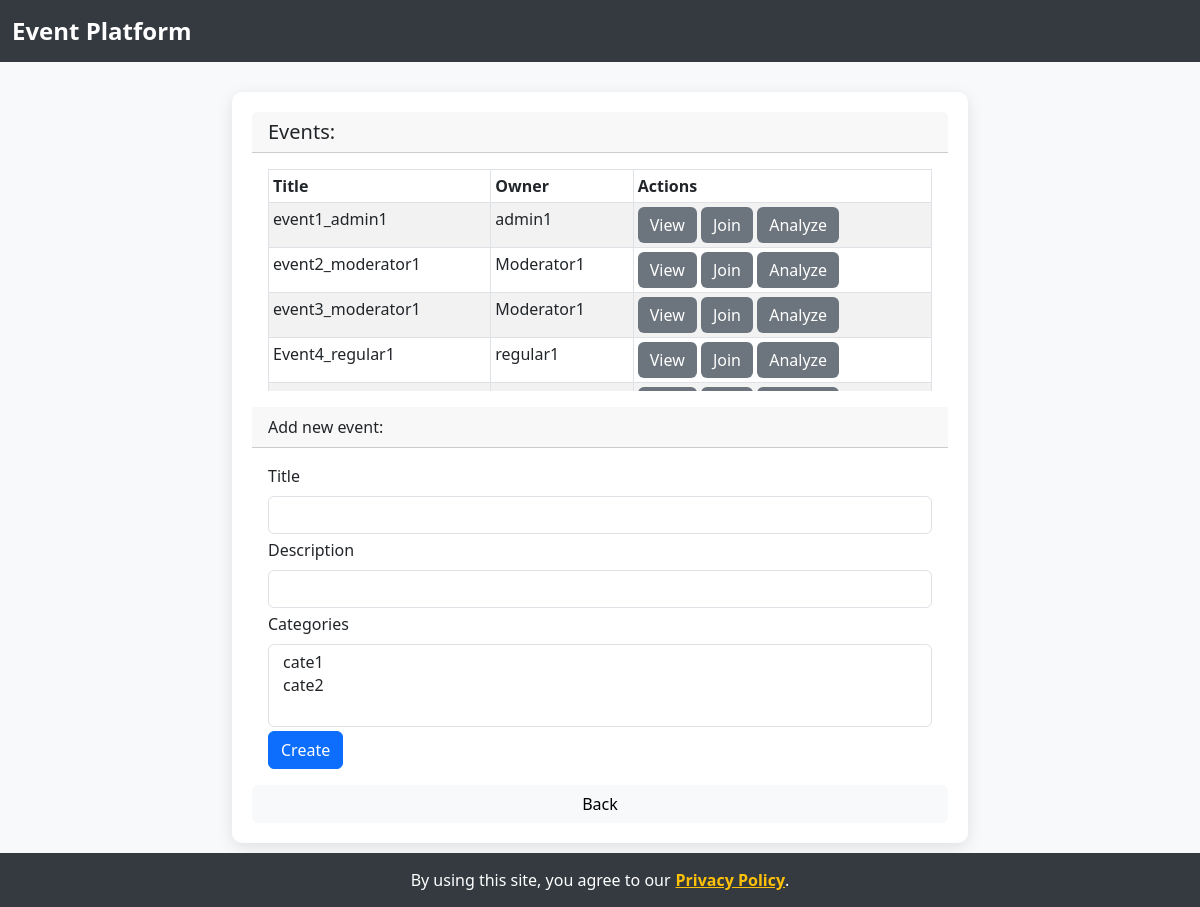
Before: /events with the older database file.
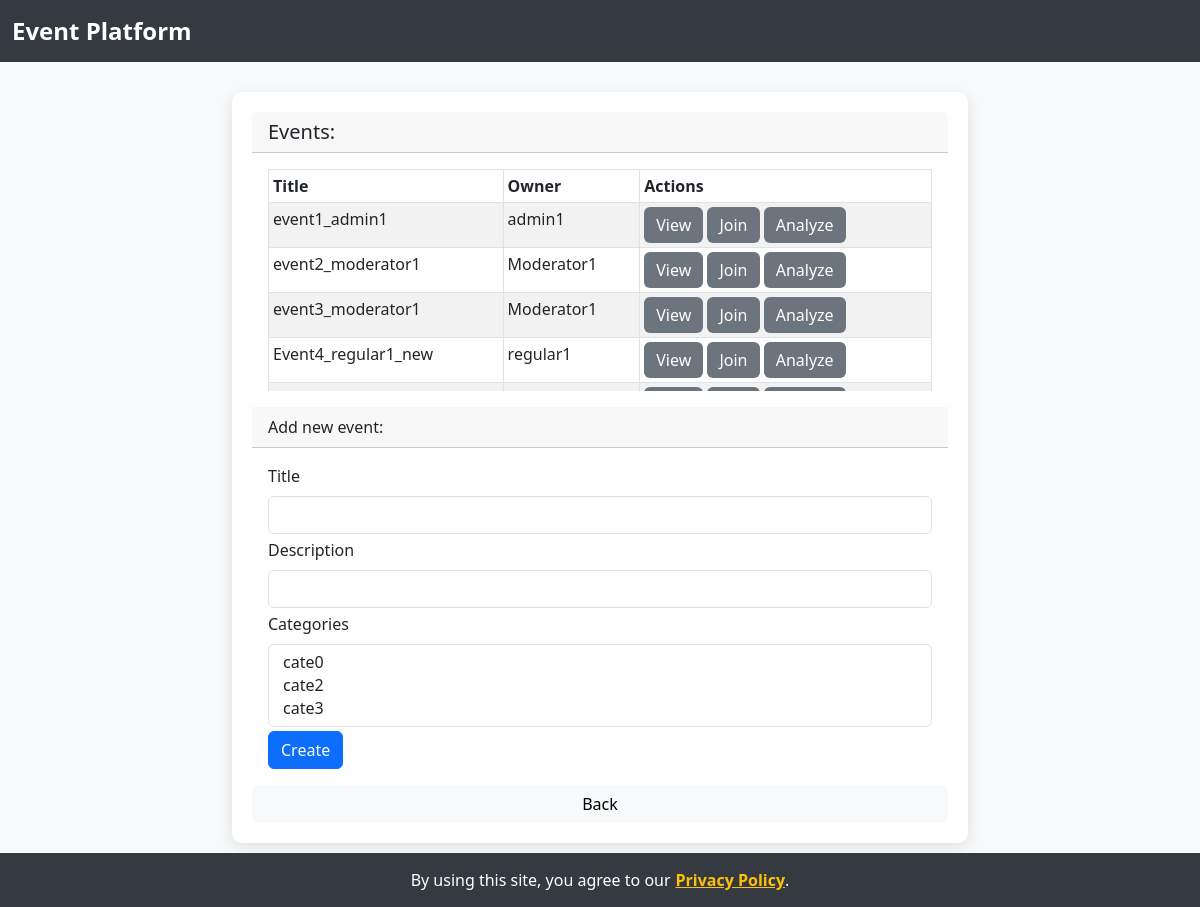
After: the same page with the newer database file.
### model.py (models this page shows)
class Event(db.Model):
    id = db.Column(db.Integer, primary_key=True)
    title = db.Column(db.String(500))
    description = db.Column(db.String(2000))
    person_id = db.Column(db.Integer, db.ForeignKey('person.id'))

### app.py (the view)
    def wrapper(*args, **kwargs):
        try:
            return func(*args, **kwargs)
        except SecurityException as se:
            db.session.rollback()
            return render_template(se.page, security_violation = True, se_msg = se.msg, **se.params)
        except PrivacyException as pe:
            db.session.rollback()
            return render_template(pe.page, privacy_violation = True, priv_msg = pe.msg, **pe.params)

### app.py (called while the page is built)
def secure(func):
    def wrapper(*args, **kwargs):
        try:
            return func(*args, **kwargs)
        except SecurityException as se:
            db.session.rollback()
            return render_template(se.page, security_violation = True, se_msg = se.msg, **se.params)
        except PrivacyException as pe:
            db.session.rollback()
            return render_template(pe.page, privacy_violation = True, priv_msg = pe.msg, **pe.params)
    wrapper.__name__ = func.__name__
    return wrapper

@app.route('/events')
@secure
def events():
    from project import events
    result=events()
    if type(result) == Response:
        return result
    else:
        return render_template('events.html', **result)

### dto.py (called while the page is built)
def _clear_cache():
    PersonDTO._cache = {}
    RoleDTO._cache = {}
    EventDTO._cache = {}
    CategoryDTO._cache = {}
    AdDTO._cache = {}

    def __repr__(self):
        return "RESTRICTED"

    def __getattr__(self,attr):
        return self

    def __call__(self, *args, **kwargs):
        return self

    def _clones(clones):
        return list(map(lambda o: PersonDTO._clone(o),clones))

### templates/events.html
{% extends 'backable.html' %}
{% block content %}
<h5 class="card-header">Events:</h5>
<div class="card-body">
  <div style="overflow: scroll; height: 222px;">
    <table id="eventsTbl" class="table table-striped table-bordered table-hover table-sm table-responsive" cellspacing="0" width="100%">
      <thead>
        <tr>
          <th>Title</th>
          <th>Owner</th>
          <th>Actions</th>
        </tr>
      </thead>
      <tbody>
        {% for e in events %}
        <tr>
          <td>{{ e.title }} </td>
          <td>{{ e.owner.name }}</td>
          <td>
            <a href="{{ url_for('view_event', id=e.id) }}"><input type="submit" value="View"
            class="btn btn-secondary"></a>
            <a href="{{ url_for('join', id=e.id) }}"><input type="submit" value="Join" class="btn btn-secondary"></a>
            <a href="{{ url_for('analyze', id=e.id) }}"><input type="submit" value="Analyze" class="btn btn-secondary"></a>
          </td>
        </tr>
        {% endfor %}
      </tbody>
    </table>
  </div>
</div>
<div class="card-header">Add new event:</div>
<div class="card-body">
  <div class="card-text">
    <form method='post' action={{ url_for('create_event') }}>
      <div class="form-group mb-1">
        <label for="title" class="form-label">Title</label>
        <input type="text" name="title" id="title" class="form-control">
      </div>
      <div class="form-group mb-1">
        <label for="description" class="form-label">Description</label>
        <input type="text" name="description" id="description" class="form-control">
      </div>
      <div class="form-group mb-1">
      <label for="categories" class="form-label">Categories</label>
      <select name="categories" id="categories" class="form-select" size="3" multiple>
        {% for c in categories %}
        <option style="width:100%;" value={{ c.id }}>{{ c.name }}</option>
        {% endfor %}
      </select>
      </div>
      <input type="submit" value="Create" class="btn btn-primary">
    </form>
  </div>
</div>
{% endblock %}

Changed rows visible on the page:
changed Event: title "Event4_regular1" → "Event4_regular1_new"
Other visible differences:
form field categories: "cate1 / cate2" → "cate0 / cate2 / cate3"
